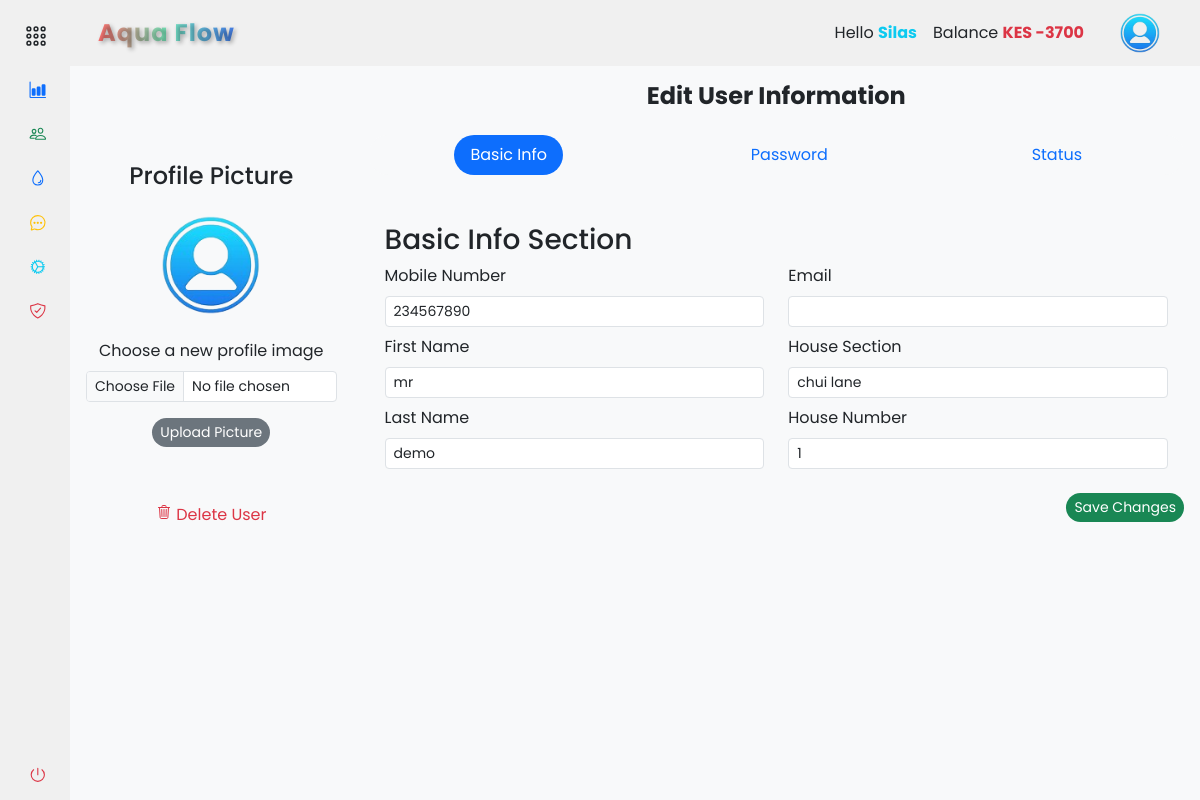
The page /accounts/people/edit_user/3 (signed in) on the database as committed earlier.
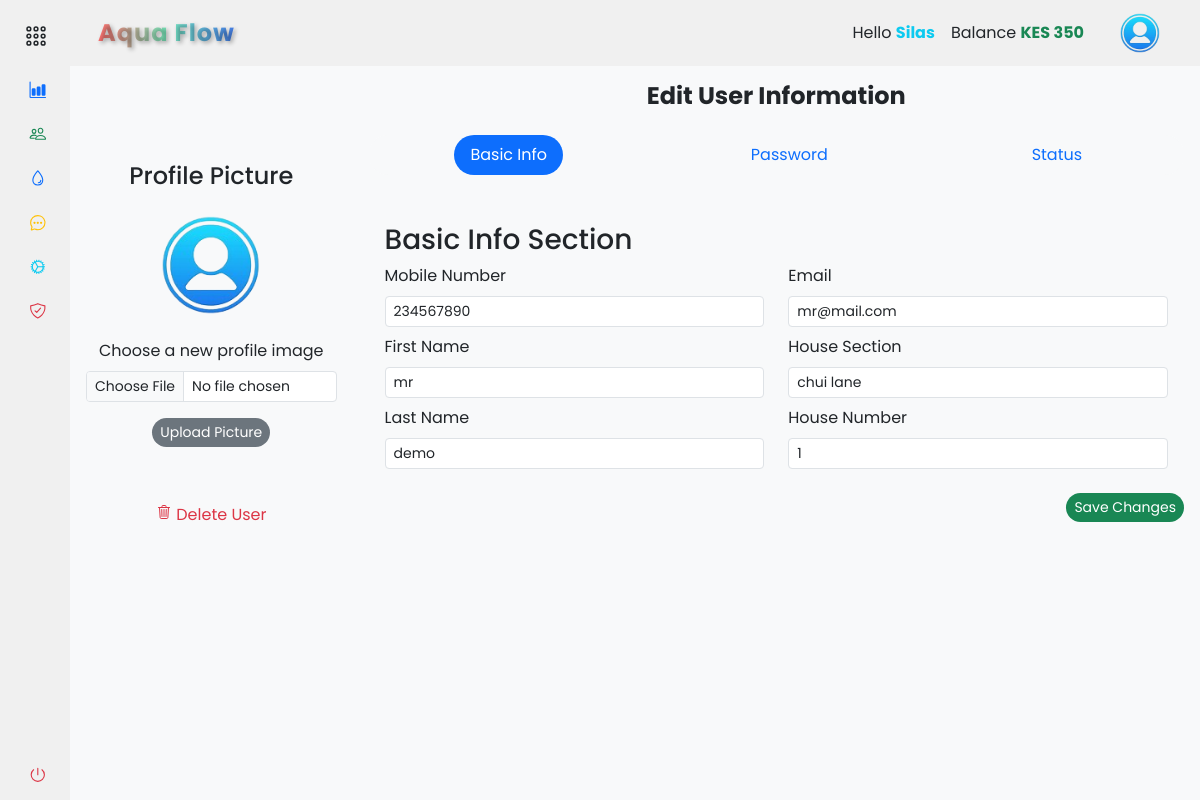
The same page on the database as committed later.
### app/backend/database/models.py (models this page shows, shortened)
class User(db.Model, UserMixin):
    id = db.Column(db.Integer, primary_key=True)
    mobile_number = db.Column(db.String(20), unique=True, nullable=False)
    password_hash = db.Column(db.String(128), nullable=False)
    first_name = db.Column(db.String(50))
    last_name = db.Column(db.String(50))
    email = db.Column(db.String(120))
    house_section = db.Column(db.String(50))
    house_number = db.Column(db.String(20))
    profile_image = db.Column(db.String(255))
    is_active = db.Column(db.Boolean, default=True)
    is_admin = db.Column(db.Boolean, default=False)
    balance = db.Column(db.Float, default=0)
    unique_user_id = db.Column(db.String(6), unique=True, nullable=True)
    meter_readings = db.relationship('MeterReading', backref='user', lazy=True)
    payments = db.relationship('Payment', backref='user', lazy=True)

### app/backend/accounts/people/routes.py (the view, shortened to what this page needs)
@people_bp.route('/edit_user/<int:user_id>', methods=['GET', 'POST'])
@login_required
def edit_user(user_id):
    if current_user.is_authenticated:
        user = User.query.get_or_404(user_id)
        form = EditUserForm(request.form, obj=user)
        form.populate_house_sections()
        return render_template('accounts/edit_people.html', user=user, form=form, hide_footer=True)
    else:
        return redirect(url_for('auth.login'))

### app/backend/accounts/accounts_context.py (called while the page is built)
def accounts_context():
    settings = Settings.query.first()
    company_name = settings.company_name if settings else 'ApoGen'
    bank_name = settings.bank_name if settings else 'M-Pesa'
    paybill = settings.paybill if settings else '123456'
    account_number = settings.account_number if settings else '123456789'
    contact_number = settings.contact_number if settings else '0722000111'
    total_bill = db.session.query(func.sum(MeterReading.total_price)).filter(MeterReading.reading_status == False).scalar()
    total_bill = total_bill or 0
    return {
        'company_name': company_name,
        'bank_name': bank_name,
        'paybill': paybill,
        'account_number': account_number,
        'contact_number': contact_number,
        'total_bill': total_bill
    }

def inject_now():
    return {'now': datetime.utcnow() + timedelta(hours=3)}

### app/frontend/templates/accounts/edit_people.html (shortened to what the changed rows need)
{% extends "base.html" %} {% block content %}
<div class="container-fluid">
  <div class="row">
    <div class="col-md-9 mt-3 px-3">
      <form
        method="POST"
        action="{{ url_for('accounts.people.edit_user', user_id=user.id) }}"
      >
        <div class="tab-content" id="editUserTabsContent">
          <div
            class="px-3 tab-pane fade show active"
            id="basicInfo"
            role="tabpanel"
            aria-labelledby="basicInfo-tab"
          >
            <div class="row">
              <div class="col-md-6">
                <div class="mb-2">
                  {{ form.mobile_number.label(class="form-label") }} {{
                  form.mobile_number(class="form-control form-control-sm",
                  required=true) }}
                </div>
                <div class="mb-2">
                  {{ form.first_name.label(class="form-label") }} {{
                  form.first_name(class="form-control form-control-sm") }}
                </div>
                <div class="mb-2">
                  {{ form.last_name.label(class="form-label") }} {{
                  form.last_name(class="form-control form-control-sm") }}
                </div>
              </div>
              <div class="col-md-6">
                <div class="mb-2">
                  {{ form.email.label(class="form-label") }} {{
                  form.email(class="form-control form-control-sm") }}
                </div>
                <div class="mb-2">
                  {{ form.house_section.label(class="form-label") }} {{
                  form.house_section(class="form-control form-control-sm") }}
                </div>
                <div class="mb-2">
                  {{ form.house_number.label(class="form-label") }} {{
                  form.house_number(class="form-control form-control-sm") }}
                </div>
              </div>
            </div>
          </div>
        </div>
      </form>
    </div>
  </div>
{% endblock %}

### app/frontend/templates/components/navbar.html (shortened to what this page needs)
{% if not hide_navbar %}
<header
  id="navbar"
  class="navbar navbar-expand-lg sticky-sm-top {% if not current_user.is_authenticated %}bg-dark{% endif %}"
>
  <div class="container-fluid">
    <a
      class="navbar-brand text-center d-flex align-items-center fw-bold ms-3 {% if not current_user.is_authenticated %}text-light{% else %}gradient-text{% endif %}"
      href="#"
    >
      {% if company_name %}{{ company_name.title() }}{% else %}ApoGen{% endif %}
    </a>
    <div class="collapse navbar-collapse" id="navbarToggler">
      <div class="d-flex align-items-center ms-auto">
         {% if current_user.is_authenticated %}
        <ul class="navbar-nav me-3">
          <li class="nav-item">
            <a class="nav-link text-dark">
              Hello
              <span class="text-info fw-bold"
                >{{ current_user.first_name.title() }}</span
              >
            </a>
          </li>
          <li class="nav-item">
            <a class="nav-link text-dark">
              Balance
              <span
                class="fw-bold {% if current_user.balance > 0 %}text-success{% elif current_user.balance == 0 %}text-dark{% else %}text-danger{% endif %}"
                >KES {{ "%0.0f"|format(current_user.balance) }}</span
              >
            </a>
          </li>
        </ul>
        <div class="btn-group">
          <button
            type="button"
            class="btn navbar-brand rounded-circle border-0"
            data-bs-toggle="dropdown"
            aria-expanded="false"
          >
            <img
              src="{{ url_for('static', filename='images/user.png') }}"
              alt="logo image"
              height="40px"
              width="40px"
            />
          </button>
        </div>
        {% endif %}
      </div>
    </div>
  </div>
</header>
{% endif %}

Rows that differ between the two databases and show on the page:
changed User "Silas": balance "-3700" → "350"
changed User "mr": email (not shown) → "mr@mail.com"
